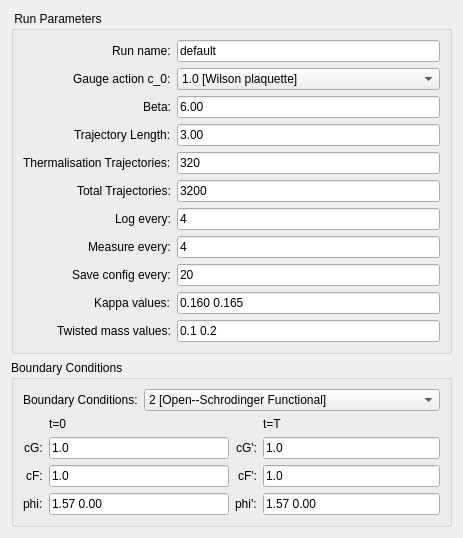
       <widget class="QWidget" name="tabLattice">
        <attribute name="title">
         <string>Lattice Params</string>
        </attribute>
        <layout class="QVBoxLayout" name="verticalLayout_7">
         <item>
          <widget class="QGroupBox" name="groupBox_4">
           <property name="title">
            <string> Run Parameters</string>
           </property>
           <property name="flat">
            <bool>false</bool>
           </property>
           <layout class="QVBoxLayout" name="verticalLayout_3">
            <item>
             <layout class="QFormLayout" name="formLayout">
              <property name="fieldGrowthPolicy">
               <enum>QFormLayout::AllNonFixedFieldsGrow</enum>
              </property>
              <property name="labelAlignment">
               <set>Qt::AlignRight|Qt::AlignTrailing|Qt::AlignVCenter</set>
              </property>
              <property name="verticalSpacing">
               <number>6</number>
              </property>
              <item row="0" column="0">
               <widget class="QLabel" name="lbl0_12">
                <property name="toolTip">
                 <string>can put some relevant info about beta here...</string>
                </property>
                <property name="text">
                 <string>Run name:</string>
                </property>
               </widget>
              </item>
              <item row="0" column="1">
               <widget class="QLineEdit" name="Run_name____name">
                <property name="inputMethodHints">
                 <set>Qt::ImhNone</set>
                </property>
                <property name="inputMask">
                 <string/>
                </property>
                <property name="text">
                 <string>default</string>
                </property>
                <property name="maxLength">
                 <number>256</number>
                </property>
               </widget>
              </item>
              <item row="1" column="0">
               <widget class="QLabel" name="lbl0_2">
                <property name="toolTip">
                 <string>can put some relevant info about gauge actions here...</string>
                </property>
                <property name="text">
                 <string>Gauge action c_0:</string>
                </property>
               </widget>
              </item>
              <item row="1" column="1">
               <widget class="QComboBox" name="Lattice_parameters____c0">
                <property name="currentIndex">
                 <number>0</number>
                </property>
                <item>
                 <property name="text">
                  <string>1.0 [Wilson plaquette]</string>
                 </property>
                </item>
                <item>
                 <property name="text">
                  <string>1.6666667 [Tree-level Symanzik Improved]</string>
                 </property>
                </item>
                <item>
                 <property name="text">
                  <string>3.648 [Iwasaki]</string>
                 </property>
                </item>
               </widget>
              </item>
              <item row="2" column="0">
               <widget class="QLabel" name="lbl0_4">
                <property name="toolTip">
                 <string>can put some relevant info about beta here...</string>
                </property>
                <property name="text">
                 <string>Beta:</string>
                </property>
               </widget>
              </item>
              <item row="2" column="1">
               <widget class="QLineEdit" name="Lattice_parameters____beta">
                <property name="autoFillBackground">
                 <bool>false</bool>
                </property>
                <property name="inputMethodHints">
                 <set>Qt::ImhNone</set>
                </property>
                <property name="inputMask">
                 <string/>
                </property>
                <property name="text">
                 <string>6.00</string>
                </property>
                <property name="maxLength">
                 <number>128</number>
                </property>
               </widget>
              </item>
              <item row="3" column="0">
               <widget class="QLabel" name="lbl0_17">
                <property name="toolTip">
                 <string>can put some relevant info about beta here...</string>
                </property>
                <property name="text">
                 <string>Trajectory Length:</string>
                </property>
               </widget>
              </item>
              <item row="3" column="1">
               <widget class="QLineEdit" name="HMC_parameters____tau">
                <property name="inputMethodHints">
                 <set>Qt::ImhNone</set>
                </property>
                <property name="inputMask">
                 <string/>
                </property>
                <property name="text">
                 <string>3.00</string>
                </property>
                <property name="maxLength">
                 <number>128</number>
                </property>
               </widget>
              </item>
              <item row="4" column="0">
               <widget class="QLabel" name="lbl0_19">
                <property name="toolTip">
                 <string>can put some relevant info about beta here...</string>
                </property>
                <property name="text">
                 <string>Thermalisation Trajectories:</string>
                </property>
               </widget>
              </item>
              <item row="4" column="1">
               <widget class="QLineEdit" name="MD_trajectories____nth">
                <property name="inputMethodHints">
                 <set>Qt::ImhNone</set>
                </property>
                <property name="inputMask">
                 <string/>
                </property>
                <property name="text">
                 <string>320</string>
                </property>
                <property name="maxLength">
                 <number>128</number>
                </property>
               </widget>
              </item>
              <item row="5" column="0">
               <widget class="QLabel" name="lbl0_20">
                <property name="toolTip">
                 <string>can put some relevant info about beta here...</string>
                </property>
                <property name="text">
                 <string>Total Trajectories:</string>
                </property>
               </widget>
              </item>
              <item row="5" column="1">
               <widget class="QLineEdit" name="MD_trajectories____ntr">
                <property name="inputMethodHints">
                 <set>Qt::ImhNone</set>
                </property>
                <property name="inputMask">
                 <string/>
                </property>
                <property name="text">
                 <string>3200</string>
                </property>
                <property name="maxLength">
                 <number>128</number>
                </property>
               </widget>
              </item>
              <item row="6" column="0">
               <widget class="QLabel" name="lbl0_25">
                <property name="toolTip">
                 <string>can put some relevant info about beta here...</string>
                </property>
                <property name="text">
                 <string>Log every:</string>
                </property>
               </widget>
              </item>
              <item row="6" column="1">
               <widget class="QLineEdit" name="MD_trajectories____dtr_log">
                <property name="inputMethodHints">
                 <set>Qt::ImhNone</set>
                </property>
                <property name="inputMask">
                 <string/>
                </property>
                <property name="text">
                 <string>4</string>
                </property>
                <property name="maxLength">
                 <number>128</number>
                </property>
               </widget>
              </item>
              <item row="7" column="0">
               <widget class="QLabel" name="lbl0_26">
                <property name="toolTip">
                 <string>can put some relevant info about beta here...</string>
                </property>
                <property name="text">
                 <string>Measure every:</string>
                </property>
               </widget>
              </item>
              <item row="7" column="1">
               <widget class="QLineEdit" name="MD_trajectories____dtr_ms">
                <property name="inputMethodHints">
                 <set>Qt::ImhNone</set>
                </property>
                <property name="inputMask">
                 <string/>
                </property>
                <property name="text">
                 <string>4</string>
                </property>
                <property name="maxLength">
                 <number>128</number>
                </property>
               </widget>
              </item>
              <item row="8" column="0">
               <widget class="QLabel" name="lbl0_27">
                <property name="toolTip">
                 <string>can put some relevant info about beta here...</string>
                </property>
                <property name="text">
                 <string>Save config every:</string>
                </property>
               </widget>
              </item>
              <item row="8" column="1">
               <widget class="QLineEdit" name="MD_trajectories____dtr_cnfg">
                <property name="inputMethodHints">
                 <set>Qt::ImhNone</set>
                </property>
                <property name="inputMask">
                 <string/>
                </property>
                <property name="text">
                 <string>20</string>
                </property>
                <property name="maxLength">
                 <number>128</number>
                </property>
               </widget>
              </item>
              <item row="9" column="0">
               <widget class="QLabel" name="lbl0_34">
                <property name="toolTip">
                 <string>can put some relevant info about beta here...</string>
                </property>
                <property name="text">
                 <string>Kappa values:</string>
                </property>
               </widget>
              </item>
              <item row="9" column="1">
               <widget class="QLineEdit" name="Lattice_parameters____kappa">
                <property name="inputMethodHints">
                 <set>Qt::ImhNone</set>
                </property>
                <property name="inputMask">
                 <string/>
                </property>
                <property name="text">
                 <string>0.160 0.165</string>
                </property>
                <property name="maxLength">
                 <number>256</number>
                </property>
               </widget>
              </item>
              <item row="10" column="0">
               <widget class="QLabel" name="lbl0_59">
                <property name="toolTip">
                 <string>can put some relevant info about beta here...</string>
                </property>
                <property name="text">
                 <string>Twisted mass values:</string>
                </property>
               </widget>
              </item>
              <item row="10" column="1">
               <widget class="QLineEdit" name="HMC_parameters____mu">
                <property name="inputMethodHints">
                 <set>Qt::ImhNone</set>
                </property>
                <property name="inputMask">
                 <string/>
                </property>
                <property name="text">
                 <string>0.1 0.2</string>
                </property>
                <property name="maxLength">
                 <number>256</number>
                </property>
               </widget>
              </item>
             </layout>
            </item>
           </layout>
          </widget>
         </item>
         <item>
          <widget class="QGroupBox" name="groupBox_3">
           <property name="title">
            <string>Boundary Conditions</string>
           </property>
           <property name="flat">
            <bool>false</bool>
           </property>
           <layout class="QVBoxLayout" name="verticalLayout_6">
            <item>
             <layout class="QFormLayout" name="formLayout_7">
              <item row="0" column="0">
               <widget class="QLabel" name="lbl0_6">
                <property name="toolTip">
                 <string>can put some relevant info about gauge actions here...</string>
                </property>
                <property name="text">
                 <string>Boundary Conditions:</string>
                </property>
               </widget>
              </item>
              <item row="0" column="1">
               <widget class="QComboBox" name="Boundary_conditions____type">
                <property name="currentIndex">
                 <number>2</number>
                </property>
                <item>
                 <property name="text">
                  <string>0 [Open]</string>
                 </property>
                </item>
                <item>
                 <property name="text">
                  <string>1 [Schrodinger Functional]</string>
                 </property>
                </item>
                <item>
                 <property name="text">
                  <string>2 [Open--Schrodinger Functional]</string>
                 </property>
                </item>
                <item>
                 <property name="text">
                  <string>3 [Periodic]</string>
                 </property>
                </item>
               </widget>
              </item>
             </layout>
            </item>
            <item>
             <layout class="QHBoxLayout" name="horizontalLayout_3">
              <item>
               <layout class="QFormLayout" name="formLayout_10">
                <property name="fieldGrowthPolicy">
                 <enum>QFormLayout::AllNonFixedFieldsGrow</enum>
                </property>
                <property name="labelAlignment">
                 <set>Qt::AlignRight|Qt::AlignTrailing|Qt::AlignVCenter</set>
                </property>
                <property name="formAlignment">
                 <set>Qt::AlignLeading|Qt::AlignLeft|Qt::AlignTop</set>
                </property>
                <item row="1" column="0">
                 <widget class="QLabel" name="lbl0_79">
                  <property name="toolTip">
                   <string>can put some relevant info about beta here...</string>
                  </property>
                  <property name="text">
                   <string>cG:</string>
                  </property>
                 </widget>
                </item>
                <item row="1" column="1">
                 <widget class="QLineEdit" name="Boundary_conditions____cG">
                  <property name="inputMethodHints">
                   <set>Qt::ImhNone</set>
                  </property>
                  <property name="inputMask">
                   <string/>
                  </property>
                  <property name="text">
                   <string>1.0</string>
                  </property>
                  <property name="maxLength">
                   <number>15</number>
                  </property>
                 </widget>
                </item>
                <item row="2" column="0">
                 <widget class="QLabel" name="lbl0_80">
                  <property name="toolTip">
                   <string>can put some relevant info about beta here...</string>
                  </property>
                  <property name="text">
                   <string>cF:</string>
                  </property>
                 </widget>
                </item>
                <item row="2" column="1">
                 <widget class="QLineEdit" name="Boundary_conditions____cF">
                  <property name="inputMethodHints">
                   <set>Qt::ImhNone</set>
                  </property>
                  <property name="inputMask">
                   <string/>
                  </property>
                  <property name="text">
                   <string>1.0</string>
                  </property>
                  <property name="maxLength">
                   <number>15</number>
                  </property>
                 </widget>
                </item>
                <item row="3" column="0">
                 <widget class="QLabel" name="lbl0_81">
                  <property name="toolTip">
                   <string>can put some relevant info about beta here...</string>
                  </property>
                  <property name="text">
                   <string>phi:</string>
                  </property>
                 </widget>
                </item>
                <item row="3" column="1">
                 <widget class="QLineEdit" name="Boundary_conditions____phi">
                  <property name="inputMethodHints">
                   <set>Qt::ImhNone</set>
                  </property>
                  <property name="inputMask">
                   <string/>
                  </property>
                  <property name="text">
                   <string>1.57 0.00</string>
                  </property>
                  <property name="maxLength">
                   <number>15</number>
                  </property>
                 </widget>
                </item>
                <item row="0" column="1">
                 <widget class="QLabel" name="lbl0_82">
                  <property name="toolTip">
                   <string>can put some relevant info about beta here...</string>
                  </property>
                  <property name="text">
                   <string>t=0</string>
                  </property>
                 </widget>
                </item>
               </layout>
              </item>
              <item>
               <layout class="QFormLayout" name="formLayout_8">
                <property name="labelAlignment">
                 <set>Qt::AlignRight|Qt::AlignTrailing|Qt::AlignVCenter</set>
                </property>
                <property name="formAlignment">
                 <set>Qt::AlignLeading|Qt::AlignLeft|Qt::AlignTop</set>
                </property>
                <item row="1" column="0">
                 <widget class="QLabel" name="lbl0_39">
                  <property name="toolTip">
                   <string>can put some relevant info about beta here...</string>
                  </property>
                  <property name="text">
                   <string>cG':</string>
                  </property>
                 </widget>
                </item>
                <item row="1" column="1">
                 <widget class="QLineEdit" name="Boundary_conditions____cGprime">
                  <property name="inputMethodHints">
                   <set>Qt::ImhNone</set>
                  </property>
                  <property name="inputMask">
                   <string/>
                  </property>
                  <property name="text">
                   <string>1.0</string>
                  </property>
                  <property name="maxLength">
                   <number>15</number>
                  </property>
                 </widget>
                </item>
                <item row="2" column="0">
                 <widget class="QLabel" name="lbl0_40">
                  <property name="toolTip">
                   <string>can put some relevant info about beta here...</string>
                  </property>
                  <property name="text">
                   <string>cF':</string>
                  </property>
                 </widget>
                </item>
                <item row="3" column="0">
                 <widget class="QLabel" name="lbl0_41">
                  <property name="toolTip">
                   <string>can put some relevant info about beta here...</string>
                  </property>
                  <property name="text">
                   <string>phi':</string>
                  </property>
                 </widget>
                </item>
                <item row="2" column="1">
                 <widget class="QLineEdit" name="Boundary_conditions____cFprime">
                  <property name="inputMethodHints">
                   <set>Qt::ImhNone</set>
                  </property>
                  <property name="inputMask">
                   <string/>
                  </property>
                  <property name="text">
                   <string>1.0</string>
                  </property>
                  <property name="maxLength">
                   <number>15</number>
                  </property>
                 </widget>
                </item>
                <item row="3" column="1">
                 <widget class="QLineEdit" name="Boundary_conditions____phiprime">
                  <property name="inputMethodHints">
                   <set>Qt::ImhNone</set>
                  </property>
                  <property name="inputMask">
                   <string/>
                  </property>
                  <property name="text">
                   <string>1.57 0.00</string>
                  </property>
                  <property name="maxLength">
                   <number>15</number>
                  </property>
                 </widget>
                </item>
                <item row="0" column="1">
                 <widget class="QLabel" name="lbl0_78">
                  <property name="toolTip">
                   <string>can put some relevant info about beta here...</string>
                  </property>
                  <property name="text">
                   <string>t=T</string>
                  </property>
                 </widget>
                </item>
               </layout>
              </item>
             </layout>
            </item>
           </layout>
          </widget>
         </item>
        </layout>
       </widget>
